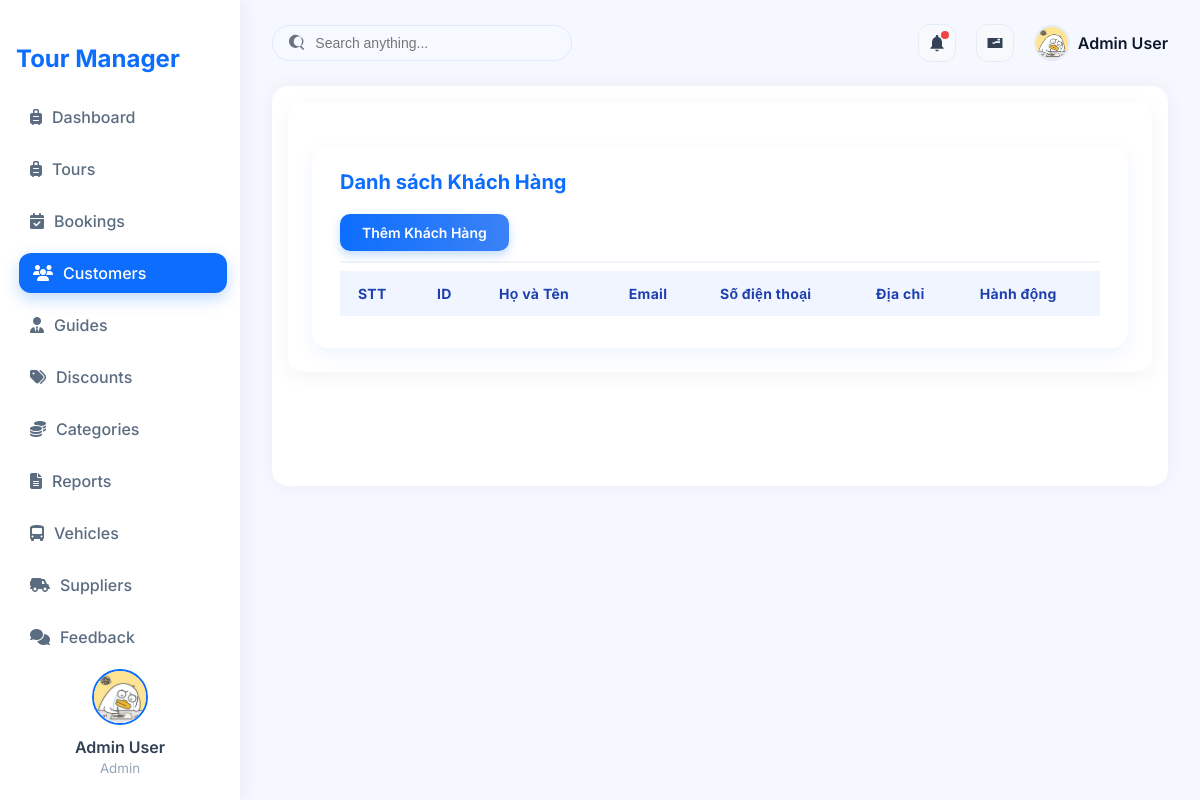
Page /?action=admin-listCustomer on the earlier database version.
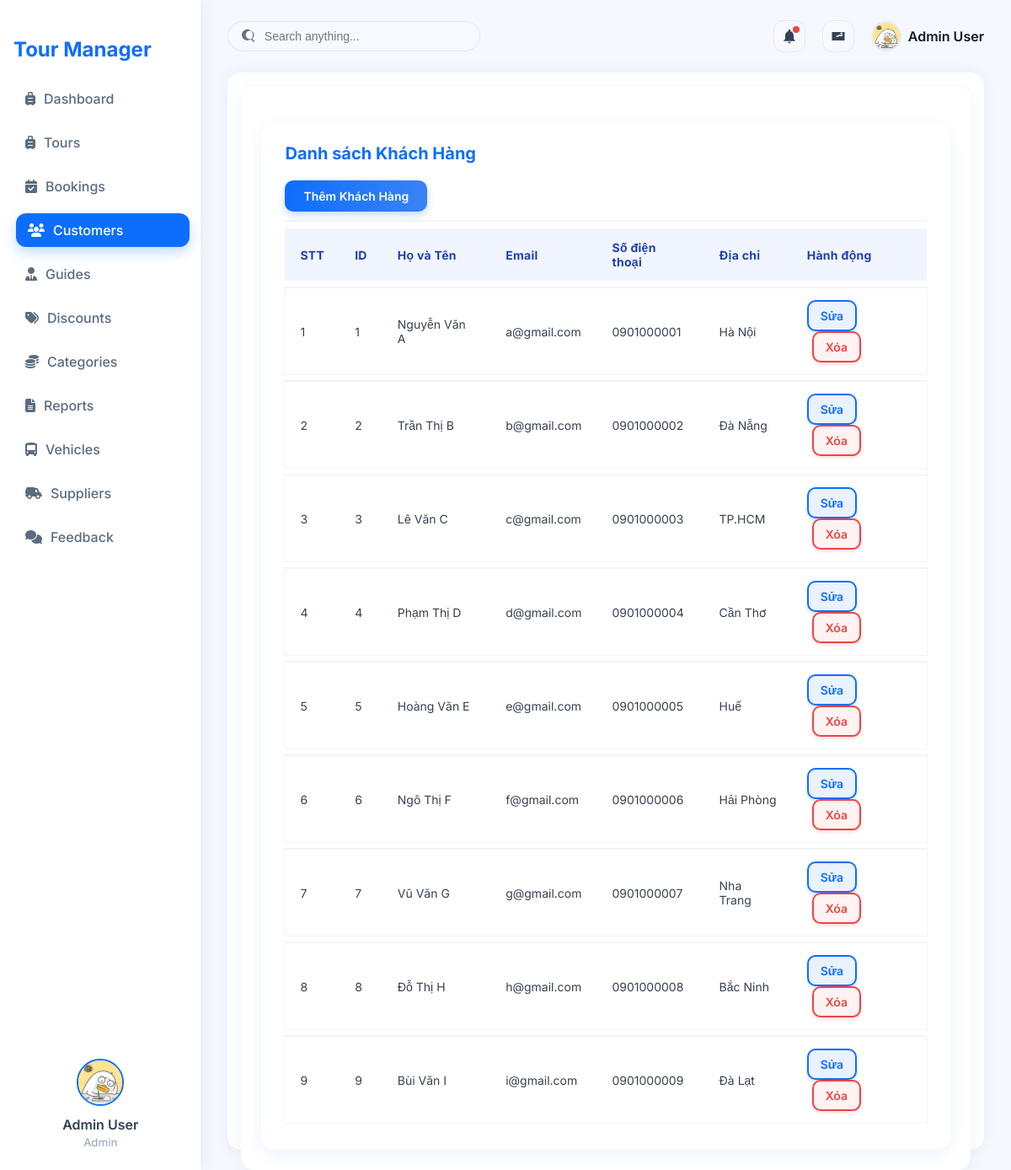
Same page on the later database version.
### tables this page shows
CREATE TABLE `customers` (
  `customer_id` int NOT NULL,
  `full_name` varchar(100) DEFAULT NULL,
  `email` varchar(100) DEFAULT NULL,
  `phone` varchar(20) DEFAULT NULL,
  `address` varchar(255) DEFAULT NULL
);

### routes/index.php (called while the page is built)
<?php
$action = $_GET['action'] ?? '/';
match ($action) {
    '/' => (new ProductController)->home(),
    'admin' => require './views/admin.php',
    'admin-listTours' => require './views/admin.php',
    'admin-createTours' => require './views/admin.php',
    'admin-updateTours' => require './views/admin.php',
    'admin-listUsers' => require './views/admin.php',
    'admin-createUsers' => require './views/admin.php',
    'admin-updateUsers' => require './views/admin.php',
    'admin-listCategory' => require './views/admin.php',
    'admin-createCategory' => require './views/admin.php',
    'admin-updateCategory' => require './views/admin.php',
    'admin-listCustomer' => require './views/admin.php',
    'admin-createCustomer' => require './views/admin.php',
    'admin-updateCustomer' => require './views/admin.php',
    'admin-listDiscount' => require './views/admin.php',
    'admin-createDiscount' => require './views/admin.php',
    'admin-updateDiscount' => require './views/admin.php',
    default => require './views/admin.php',
};

### index.php (called while the page is built, shortened)
<?php
spl_autoload_register(function ($class) {
    $fileName = "$class.php";
    $fileModel              = PATH_MODEL . $fileName;
});
require_once './routes/index.php';

### controllers/CustomerController.php (called while the page is built, shortened)
<?php
class CustomerController {
    private $customerModel;
    public function __construct() {
        $this->customerModel = new CustomerQuery();
    }
    public function listCustomers() {
        $customers = $this->customerModel->getAllCustomers();
        require './views/Customer/listCustomer.php';
    }
}
?>

### models/BaseModel.php (called while the page is built, shortened)
<?php
class BaseModel
{
    public function __construct()
    {
        $dsn = sprintf('mysql:host=%s;port=%s;dbname=%s;charset=utf8', DB_HOST, DB_PORT, DB_NAME);
        try {
            $this->pdo = new PDO($dsn, DB_USERNAME, DB_PASSWORD, DB_OPTIONS);
        } catch (PDOException $e) {
            die("Kết nối cơ sở dữ liệu thất bại: {$e->getMessage()}. Vui lòng thử lại sau.");
        }
    }
}

### models/CustomerQuery.php (called while the page is built, shortened)
<?php
class CustomerQuery extends BaseModel {
    public function getAllCustomers() {
        $sql = "SELECT * FROM customers ORDER BY customer_id ASC";
        $stmt = $this->pdo->prepare($sql);
        $stmt->execute();
        return $stmt->fetchAll(PDO::FETCH_ASSOC);
    }
}
?>

### views/Customer/ListCustomer.php (the view)
<div class="main-content p-4">
    <div class="table-container">
        <div class="admin-table-container">
            <div class="table-header d-flex justify-content-between align-items-center mb-3">
                <h4 class="fw-bold">Danh sách Khách Hàng</h4><br>
                <a href="?action=admin-createCustomer" class="btn btn-primary">
                    Thêm Khách Hàng
                </a>
            </div>
            <table class="table table-striped align-middle">
                <thead>
                    <tr>
                        <th>STT</th>
                        <th>ID</th>
                        <th>Họ và Tên</th>
                        <th>Email</th>
                        <th>Số điện thoại</th>
                        <th>Địa chỉ</th>
                        <th>Hành động</th>
                    </tr>
                </thead>
                <tbody>
                    <?php $stt = 1; foreach($customers as $customer): ?>
                    <tr>
                        <td><?= $stt++; ?></td>
                        <td><?= $customer['customer_id']; ?></td>
                        <td><?= htmlspecialchars($customer['full_name']); ?></td>
                        <td><?= htmlspecialchars($customer['email']); ?></td>
                        <td><?= htmlspecialchars($customer['phone']); ?></td>
                        <td><?= htmlspecialchars($customer['address']); ?></td>
                        <td>
                            <a href="?action=admin-updateCustomer&id=<?= $customer['customer_id']; ?>"
                                class="btn btn-sm btn-outline-success">Sửa</a>
                            <a href="?action=admin-deleteCustomer&id=<?= $customer['customer_id']; ?>"
                                onclick="return confirm('Xác nhận xóa khách hàng này?')"
                                class="btn btn-sm btn-outline-danger">Xóa</a>
                        </td>
                    </tr>
                    <?php endforeach; ?>
                </tbody>
            </table>
        </div>
    </div>
</div>

### views/admin.php (shortened to what this page needs)
<?php
$action = $_GET['action'] ?? '';
?>
<!DOCTYPE html>
<html lang="vi">
<head>
    <link rel="stylesheet" href="./assets/css/admin.css">
    <link rel="stylesheet" href="https://cdnjs.cloudflare.com/ajax/libs/font-awesome/6.5.0/css/all.min.css">
    <?php
    switch ($action) {
        case 'admin-listCustomer':
            echo '<link rel="stylesheet" href="assets/css/Customer/listCustomer.css">';
            break;
    }
    ?>
</head>
<body>
    <aside class="sidebar">
        <h2>Tour Manager</h2>
        <nav>
            <ul>
                <li>
                    <a href="?action=admin" class="<?= ($action == 'admin') ? 'active' : '' ?>">
                        <i class="fa-solid fa-suitcase-rolling"></i> Dashboard
                    </a>
                </li>
                <li>
                    <a href="?action=admin-listTours" class="<?= ($action == 'admin-listTours') ? 'active' : '' ?>">
                        <i class="fa-solid fa-suitcase-rolling"></i> Tours
                    </a>
                </li>
                <li>
                    <a href="#">
                        <i class="fa-solid fa-calendar-check"></i> Bookings
                    </a>
                </li>
                <li>
                    <a href="?action=admin-listCustomer"
                        class="<?= ($action == 'admin-listCustomer') ? 'active' : '' ?>">
                        <i class="fa-solid fa-users"></i> Customers
                    </a>
                </li>
                <li>
                    <a href="?action=admin-listUsers" class="<?= ($action == 'admin-listUsers') ? 'active' : '' ?>">
                        <i class="fa-solid fa-user-tie"></i> Guides
                    </a>
                </li>
                <li>
                    <a href="?action=admin-listDiscount"
                        class="<?= ($action == 'admin-listDiscount') ? 'active' : '' ?>">
                        <i class="fa-solid fa-tags"></i> Discounts
                    </a>
                </li>
                <li>
                    <a href="?action=admin-listCategory"
                        class="<?= ($action == 'admin-listCategory') ? 'active' : '' ?>">
                        <i class="fa-solid fa-coins"></i> Categories
                    </a>
                </li>
                <li>
                    <a href="#">
                        <i class="fa-solid fa-file-lines"></i> Reports
                    </a>
                </li>
                <li>
                    <a href="#">
                        <i class="fa-solid fa-bus-simple"></i> Vehicles
                    </a>
                </li>
                <li>
                    <a href="#">
                        <i class="fa-solid fa-truck-field"></i> Suppliers
                    </a>
                </li>
                <li>
                    <a href="#">
                        <i class="fa-solid fa-comments"></i> Feedback
                    </a>
                </li>
            </ul>
        </nav>
        <div class="sidebar-footer">
            <img
                alt="Admin avatar" />
            <p>Admin User</p>
            <small>Admin</small>
        </div>
    </aside>
    <main class="main">
        <header class="topbar">
            <div class="searchbar">
                <svg xmlns="http://www.w3.org/2000/svg" fill="#6b7280" height="18" viewBox="0 0 20 20" width="18">
                    <path
                        d="M12.9 14.32a8 8 0 111.414-1.414l4.387 4.387-1.414 1.414-4.387-4.387zm-5.4-1.956a6 6 0 100-8.485 6 6 0 000 8.485z" />
                </svg>
                <input type="text" placeholder="Search anything..." />
            </div>
            <div class="topbar-right">
                <button class="tb-btn" aria-label="Notifications">
                    <svg xmlns="http://www.w3.org/2000/svg" fill="currentColor" height="20" viewBox="0 0 24 24"
                        width="20">
                        <path
                            d="M12 22c1.1046 0 2-.8954 2-2h-4c0 1.1046.8954 2 2 2zm6-6v-5c0-3.07-1.64-5.64-4.5-6.32V4c0-.83-.67-1.5-1.5-1.5s-1.5.67-1.5 1.5v.68C7.64 5.36 6 7.92 6 11v5l-2 2v1h16v-1l-2-2z" />
                    </svg>
                    <span class="dot"></span>
                </button>
                <button class="tb-btn" aria-label="Messages">
                    <svg xmlns="http://www.w3.org/2000/svg" fill="currentColor" height="20" viewBox="0 0 24 24"
                        width="20">
                        <path d="M21 6h-18v12h18v-12zm-9 7h-3v-2h3v2zm6-4h-3v-2h3v2zm0 3h-6v-2h6v2z" />
                    </svg>
                </button>
                <div class="tb-user" tabindex="0">
                    <img
                        alt="User avatar" />
                    <span>Admin User</span>
                </div>
            </div>
        </header>
        <div id="main-content" class="p-3">
            <?php
                switch ($action) {
                    case 'admin-listCustomer':
                        (new CustomerController)->listCustomers();
                        break;
                }
            ?>
        </div>
    </main>
</body>
</html>

### assets/css/admin.css (style rules this page uses)
* { box-sizing: border-box; }
body { font-family: "Inter", sans-serif; margin: 0; padding: 0; background: #f5f9ff; color: #334155; display: flex; height: 100vh; overflow: hidden; }
aside.sidebar { width: 240px; background: #fff; box-shadow: 4px 0 18px rgba(0, 0, 0, 0.05); padding: 24px 16px; display: flex; flex-direction: column; }
aside.sidebar h2 { font-weight: 700; color: #0d6efd; margin-bottom: 24px; user-select: none; }
nav ul { list-style: none; padding-left: 0; margin: 0; flex-grow: 1; }
nav li { margin-bottom: 12px; }
nav a { display: flex; align-items: center; gap: 10px; padding: 10px 14px; text-decoration: none; font-weight: 500; border-radius: 12px; color: #5b6b80; transition: all 0.3s ease; cursor: pointer; }
nav a:hover, nav a.active { background-color: #e9f3ff; color: #0d6efd; transform: translateX(3px); }
nav a.active { background-color: #0d6efd; color: #fff; box-shadow: 0 6px 15px rgba(13, 110, 253, 0.25); }
.sidebar-footer { margin-top: auto; text-align: center; }
.sidebar-footer img { border-radius: 50%; border: 2px solid #0d6efd; width: 56px; height: 56px; object-fit: cover; transition: transform 0.3s; }
.sidebar-footer p { margin: 8px 0 0 0; font-weight: 600; }
.sidebar-footer small { color: #94a3b8; }
main.main { flex-grow: 1; display: flex; flex-direction: column; padding: 24px 32px; overflow-y: auto; }
header.topbar { display: flex; justify-content: space-between; align-items: center; margin-bottom: 24px; }
.searchbar { background: #f6f9ff; border-radius: 9999px; border: 1px solid #dfe8fb; padding: 8px 16px; display: flex; align-items: center; gap: 8px; width: 300px; }
.searchbar input { border: none; background: transparent; outline: none; font-size: 14px; color: #0f172a; width: 100%; }
.topbar-right { display: flex; align-items: center; gap: 20px; }
.tb-btn { background: #f7f9fc; border: 1px solid #e5ecf6; width: 38px; height: 38px; border-radius: 12px; display: grid; place-items: center; color: #344256; cursor: pointer; position: relative; transition: all 0.2s; }
.tb-btn .dot { position: absolute; top: 6px; right: 6px; width: 8px; height: 8px; background: #ef4444; border-radius: 50%; }
.tb-user { display: flex; align-items: center; gap: 8px; cursor: pointer; }
.tb-user img { width: 36px; height: 36px; border-radius: 50%; border: 2px solid #e5ecf6; }
.tb-user span { font-weight: 600; color: #0f172a; user-select: none; }
#main-content { padding: 16px; background: #fff; border-radius: 16px; box-shadow: 0 0 20px rgba(0, 0, 0, 0.05); min-height: 400px; }

### assets/css/Customer/listCustomer.css (style rules this page uses)
a { text-decoration: none; }
.table-container { background: #ffffff; border-radius: 16px; box-shadow: 0 4px 20px rgba(0, 0, 0, 0.05); padding: 24px; overflow-x: auto; }
.table-container h4 { font-size: 20px; font-weight: 600; color: #111827; margin-bottom: 20px; }
.table { width: 100%; border-collapse: separate; border-spacing: 0 8px; font-family: "Inter", sans-serif; }
.table thead tr { background-color: #f1f5ff; color: #1e40af; font-weight: 600; text-align: left; }
.table thead th { padding: 14px 18px; font-size: 14px; letter-spacing: 0.3px; }
.table tbody tr { background-color: #ffffff; transition: all 0.2s ease; box-shadow: 0 0 0 1px #f3f4f6; }
.table tbody td { padding: 14px 18px; font-size: 14px; color: #374151; vertical-align: middle; border-top: 1px solid #f3f4f6; }
.btn { display: inline-flex; align-items: center; justify-content: center; font-size: 14px; padding: 10px 16px; border-radius: 12px; font-weight: 600; cursor: pointer; transition: all 0.2s ease; }
.btn-sm { font-size: 14px; padding: 8px 14px; border-radius: 10px; }
.btn-outline-success { border: 2px solid #0d6efd; color: #0d6efd; background: #eaf1ff; box-shadow: 0 2px 4px rgba(13, 110, 253, 0.2); }
.btn-outline-danger { border: 2px solid #ef4444; color: #ef4444; background: #fef2f2; box-shadow: 0 2px 4px rgba(239, 68, 68, 0.2); margin-left: 6px; }
.admin-table-container { background-color: #fff; border-radius: 16px; box-shadow: 0 6px 20px rgba(13, 110, 253, 0.08); padding: 24px 28px; margin-top: 20px; }
.table-header { border-bottom: 2px solid #f1f5f9; padding-bottom: 10px; }
.table-header h4 { font-size: 20px; font-weight: 700; color: #0d6efd; margin: 0; }
.table-header .btn-primary { background: linear-gradient(90deg, #0d6efd, #3b82f6); border: none; color: #fff; font-weight: 600; padding: 10px 22px; border-radius: 10px; box-shadow: 0 4px 10px rgba(13, 110, 253, 0.25); transition: 0.25s; }

Differences in the rows shown:
added customers: customer_id "1", full_name "Nguyễn Văn A", email "a@gmail.com", phone "0901000001", address "Hà Nội"
added customers: customer_id "2", full_name "Trần Thị B", email "b@gmail.com", phone "0901000002", address "Đà Nẵng"
added customers: customer_id "3", full_name "Lê Văn C", email "c@gmail.com", phone "0901000003", address "TP.HCM"
added customers: customer_id "4", full_name "Phạm Thị D", email "d@gmail.com", phone "0901000004", address "Cần Thơ"
added customers: customer_id "5", full_name "Hoàng Văn E", email "e@gmail.com", phone "0901000005", address "Huế"
added customers: customer_id "6", full_name "Ngô Thị F", email "f@gmail.com", phone "0901000006", address "Hải Phòng"
added customers: customer_id "7", full_name "Vũ Văn G", email "g@gmail.com", phone "0901000007", address "Nha Trang"
added customers: customer_id "8", full_name "Đỗ Thị H", email "h@gmail.com", phone "0901000008", address "Bắc Ninh"
added customers: customer_id "9", full_name "Bùi Văn I", email "i@gmail.com", phone "0901000009", address "Đà Lạt"
